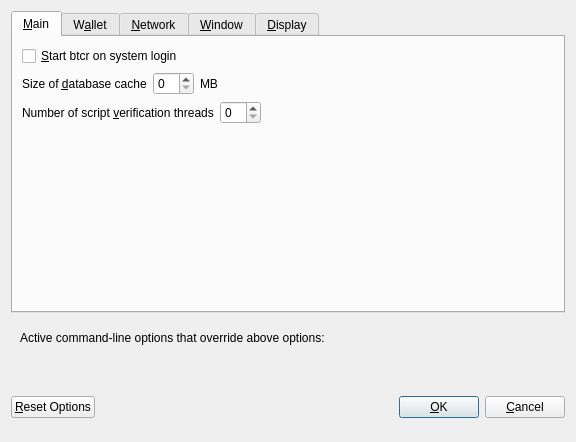
<?xml version="1.0" encoding="UTF-8"?>
<ui version="4.0">
 <class>OptionsDialog</class>
 <widget class="QDialog" name="OptionsDialog">
  <property name="geometry">
   <rect>
    <x>0</x>
    <y>0</y>
    <width>576</width>
    <height>442</height>
   </rect>
  </property>
  <property name="windowTitle">
   <string>Options</string>
  </property>
  <property name="modal">
   <bool>true</bool>
  </property>
  <layout class="QVBoxLayout" name="verticalLayout">
   <item>
    <widget class="QTabWidget" name="tabWidget">
     <property name="currentIndex">
      <number>0</number>
     </property>
     <widget class="QWidget" name="tabMain">
      <attribute name="title">
       <string>&amp;Main</string>
      </attribute>
      <layout class="QVBoxLayout" name="verticalLayout_Main">
       <item>
        <widget class="QCheckBox" name="bitcoinAtStartup">
         <property name="toolTip">
          <string>Automatically start btcr after logging in to the system.</string>
         </property>
         <property name="text">
          <string>&amp;Start btcr on system login</string>
         </property>
        </widget>
       </item>
       <item>
        <layout class="QHBoxLayout" name="horizontalLayout_2_Main">
         <item>
          <widget class="QLabel" name="databaseCacheLabel">
           <property name="text">
            <string>Size of &amp;database cache</string>
           </property>
           <property name="textFormat">
            <enum>Qt::PlainText</enum>
           </property>
           <property name="buddy">
            <cstring>databaseCache</cstring>
           </property>
          </widget>
         </item>
         <item>
          <widget class="QSpinBox" name="databaseCache"/>
         </item>
         <item>
          <widget class="QLabel" name="databaseCacheUnitLabel">
           <property name="text">
            <string>MB</string>
           </property>
           <property name="textFormat">
            <enum>Qt::PlainText</enum>
           </property>
          </widget>
         </item>
         <item>
          <spacer name="horizontalSpacer_2_Main">
           <property name="orientation">
            <enum>Qt::Horizontal</enum>
           </property>
           <property name="sizeHint" stdset="0">
            <size>
             <width>40</width>
             <height>20</height>
            </size>
           </property>
          </spacer>
         </item>
        </layout>
       </item>
       <item>
        <layout class="QHBoxLayout" name="horizontalLayout_3_Main">
         <item>
          <widget class="QLabel" name="threadsScriptVerifLabel">
           <property name="text">
            <string>Number of script &amp;verification threads</string>
           </property>
           <property name="textFormat">
            <enum>Qt::PlainText</enum>
           </property>
           <property name="buddy">
            <cstring>threadsScriptVerif</cstring>
           </property>
          </widget>
         </item>
         <item>
          <widget class="QSpinBox" name="threadsScriptVerif">
           <property name="toolTip">
            <string>(0 = auto, &lt;0 = leave that many cores free)</string>
           </property>
          </widget>
         </item>
         <item>
          <spacer name="horizontalSpacer_3_Main">
           <property name="orientation">
            <enum>Qt::Horizontal</enum>
           </property>
           <property name="sizeHint" stdset="0">
            <size>
             <width>40</width>
             <height>20</height>
            </size>
           </property>
          </spacer>
         </item>
        </layout>
       </item>
       <item>
        <spacer name="verticalSpacer_2">
         <property name="orientation">
          <enum>Qt::Vertical</enum>
         </property>
         <property name="sizeHint" stdset="0">
          <size>
           <width>20</width>
           <height>40</height>
          </size>
         </property>
        </spacer>
       </item>
      </layout>
     </widget>
     <widget class="QWidget" name="tabWallet">
      <attribute name="title">
       <string>W&amp;allet</string>
      </attribute>
      <layout class="QVBoxLayout" name="verticalLayout_Wallet">
       <item>
        <layout class="QHBoxLayout" name="horizontalLayout_2_Wallet">
         <item>
          <widget class="QLabel" name="labelStakeSplitThresholdText">
           <property name="text">
            <string>Stake split threshold:</string>
           </property>
          </widget>
         </item>
         <item>
          <widget class="QSpinBox" name="spinBoxStakeSplitThreshold">
           <property name="minimum">
            <number>1</number>
           </property>
           <property name="maximum">
            <number>999999</number>
           </property>
          </widget>
         </item>
        </layout>
       </item>
       <item>
        <widget class="QGroupBox" name="groupBox">
         <property name="title">
          <string>Expert</string>
         </property>
         <layout class="QVBoxLayout" name="verticalLayout_2">
          <item>
           <widget class="QCheckBox" name="coinControlFeatures">
            <property name="toolTip">
             <string>Whether to show coin control features or not.</string>
            </property>
            <property name="text">
             <string>Enable coin &amp;control features</string>
            </property>
           </widget>
          </item>
          <item>
           <widget class="QCheckBox" name="showMasternodesTab">
            <property name="toolTip">
             <string>Show additional tab listing all your masternodes in first sub-tab&lt;br/&gt;and all masternodes on the network in second sub-tab.</string>
            </property>
            <property name="text">
             <string>Show Masternodes Tab</string>
            </property>
           </widget>
          </item>
          <item>
           <widget class="QCheckBox" name="spendZeroConfChange">
            <property name="toolTip">
             <string>If you disable the spending of unconfirmed change, the change from a transaction&lt;br/&gt;cannot be used until that transaction has at least one confirmation.&lt;br/&gt;This also affects how your balance is computed.</string>
            </property>
            <property name="text">
             <string>&amp;Spend unconfirmed change</string>
            </property>
           </widget>
          </item>
         </layout>
        </widget>
       </item>
       <item>
        <spacer name="verticalSpacer_Wallet">
         <property name="orientation">
          <enum>Qt::Vertical</enum>
         </property>
         <property name="sizeHint" stdset="0">
          <size>
           <width>20</width>
           <height>40</height>
          </size>
         </property>
        </spacer>
       </item>
      </layout>
     </widget>
     <widget class="QWidget" name="tabNetwork">
      <attribute name="title">
       <string>&amp;Network</string>
      </attribute>
      <layout class="QVBoxLayout" name="verticalLayout_Network">
       <item>
        <widget class="QCheckBox" name="mapPortUpnp">
         <property name="toolTip">
          <string>Automatically open the btcr client port on the router. This only works when your router supports UPnP and it is enabled.</string>
         </property>
         <property name="text">
          <string>Map port using &amp;UPnP</string>
         </property>
        </widget>
       </item>
       <item>
        <widget class="QCheckBox" name="allowIncoming">
         <property name="toolTip">
          <string>Accept connections from outside</string>
         </property>
         <property name="text">
          <string>Allow incoming connections</string>
         </property>
        </widget>
       </item>
       <item>
        <widget class="QCheckBox" name="connectSocks">
         <property name="toolTip">
          <string>Connect to the btcr network through a SOCKS5 proxy.</string>
         </property>
         <property name="text">
          <string>&amp;Connect through SOCKS5 proxy (default proxy):</string>
         </property>
        </widget>
       </item>
       <item>
        <layout class="QHBoxLayout" name="horizontalLayout_1_Network">
         <item>
          <widget class="QLabel" name="proxyIpLabel">
           <property name="text">
            <string>Proxy &amp;IP:</string>
           </property>
           <property name="textFormat">
            <enum>Qt::PlainText</enum>
           </property>
           <property name="buddy">
            <cstring>proxyIp</cstring>
           </property>
          </widget>
         </item>
         <item>
          <widget class="QValidatedLineEdit" name="proxyIp">
           <property name="minimumSize">
            <size>
             <width>140</width>
             <height>0</height>
            </size>
           </property>
           <property name="maximumSize">
            <size>
             <width>140</width>
             <height>16777215</height>
            </size>
           </property>
           <property name="toolTip">
            <string>IP address of the proxy (e.g. IPv4: 127.0.0.1 / IPv6: ::1)</string>
           </property>
          </widget>
         </item>
         <item>
          <widget class="QLabel" name="proxyPortLabel">
           <property name="text">
            <string>&amp;Port:</string>
           </property>
           <property name="textFormat">
            <enum>Qt::PlainText</enum>
           </property>
           <property name="buddy">
            <cstring>proxyPort</cstring>
           </property>
          </widget>
         </item>
         <item>
          <widget class="QLineEdit" name="proxyPort">
           <property name="minimumSize">
            <size>
             <width>55</width>
             <height>0</height>
            </size>
           </property>
           <property name="maximumSize">
            <size>
             <width>55</width>
             <height>16777215</height>
            </size>
           </property>
           <property name="toolTip">
            <string>Port of the proxy (e.g. 9050)</string>
           </property>
          </widget>
         </item>
         <item>
          <spacer name="horizontalSpacer_1_Network">
           <property name="orientation">
            <enum>Qt::Horizontal</enum>
           </property>
           <property name="sizeHint" stdset="0">
            <size>
             <width>40</width>
             <height>20</height>
            </size>
           </property>
          </spacer>
         </item>
        </layout>
       </item>
       <item>
        <spacer name="verticalSpacer_Network">
         <property name="orientation">
          <enum>Qt::Vertical</enum>
         </property>
         <property name="sizeHint" stdset="0">
          <size>
           <width>20</width>
           <height>40</height>
          </size>
         </property>
        </spacer>
       </item>
      </layout>
     </widget>
     <widget class="QWidget" name="tabWindow">
      <attribute name="title">
       <string>&amp;Window</string>
      </attribute>
      <layout class="QVBoxLayout" name="verticalLayout_Window">
       <item>
        <widget class="QCheckBox" name="minimizeToTray">
         <property name="toolTip">
          <string>Show only a tray icon after minimizing the window.</string>
         </property>
         <property name="text">
          <string>&amp;Minimize to the tray instead of the taskbar</string>
         </property>
        </widget>
       </item>
       <item>
        <widget class="QCheckBox" name="minimizeOnClose">
         <property name="toolTip">
          <string>Minimize instead of exit the application when the window is closed. When this option is enabled, the application will be closed only after selecting Quit in the menu.</string>
         </property>
         <property name="text">
          <string>M&amp;inimize on close</string>
         </property>
        </widget>
       </item>
       <item>
        <spacer name="verticalSpacer_Window">
         <property name="orientation">
          <enum>Qt::Vertical</enum>
         </property>
         <property name="sizeHint" stdset="0">
          <size>
           <width>20</width>
           <height>40</height>
          </size>
         </property>
        </spacer>
       </item>
      </layout>
     </widget>
     <widget class="QWidget" name="tabDisplay">
      <attribute name="title">
       <string>&amp;Display</string>
      </attribute>
      <layout class="QVBoxLayout" name="verticalLayout_Display">
       <item>
        <layout class="QHBoxLayout" name="horizontalLayout_1_Display">
         <item>
          <widget class="QLabel" name="langLabel">
           <property name="text">
            <string>User Interface &amp;language:</string>
           </property>
           <property name="textFormat">
            <enum>Qt::PlainText</enum>
           </property>
           <property name="buddy">
            <cstring>lang</cstring>
           </property>
          </widget>
         </item>
         <item>
          <widget class="QValueComboBox" name="lang">
           <property name="toolTip">
            <string>The user interface language can be set here. This setting will take effect after restarting btcr.</string>
           </property>
          </widget>
         </item>
        </layout>
       </item>
       <item>
        <widget class="QLabel" name="label_3">
         <property name="toolTip">
          <string notr="true"/>
         </property>
         <property name="statusTip">
          <string notr="true"/>
         </property>
         <property name="whatsThis">
          <string notr="true"/>
         </property>
         <property name="accessibleName">
          <string notr="true"/>
         </property>
         <property name="text">
          <string>Language missing or translation incomplete? Help contributing translations here:
https://www.transifex.com/btcr/btcr-translations</string>
         </property>
         <property name="wordWrap">
          <bool>true</bool>
         </property>
         <property name="openExternalLinks">
          <bool>true</bool>
         </property>
         <property name="textInteractionFlags">
          <set>Qt::TextBrowserInteraction</set>
         </property>
        </widget>
       </item>
       <item>
        <layout class="QHBoxLayout" name="horizontalLayout_4_Display" stretch="0,0">
         <item>
          <widget class="QLabel" name="themeLabel">
           <property name="text">
            <string>User Interface Theme:</string>
           </property>
          </widget>
         </item>
         <item>
          <widget class="QValueComboBox" name="theme"/>
         </item>
        </layout>
       </item>
       <item>
        <widget class="Line" name="line">
         <property name="orientation">
          <enum>Qt::Horizontal</enum>
         </property>
        </widget>
       </item>
       <item>
        <layout class="QHBoxLayout" name="horizontalLayout_2_Display">
         <item>
          <widget class="QLabel" name="unitLabel">
           <property name="text">
            <string>&amp;Unit to show amounts in:</string>
           </property>
           <property name="textFormat">
            <enum>Qt::PlainText</enum>
           </property>
           <property name="buddy">
            <cstring>unit</cstring>
           </property>
          </widget>
         </item>
         <item>
          <widget class="QValueComboBox" name="unit">
           <property name="toolTip">
            <string>Choose the default subdivision unit to show in the interface and when sending coins.</string>
           </property>
          </widget>
         </item>
        </layout>
       </item>
       <item>
        <layout class="QHBoxLayout" name="horizontalLayout_5_Display">
         <item>
          <widget class="QLabel" name="digitsLabel">
           <property name="text">
            <string>Decimal digits</string>
           </property>
          </widget>
         </item>
         <item>
          <widget class="QValueComboBox" name="digits"/>
         </item>
        </layout>
       </item>
       <item>
        <widget class="QCheckBox" name="checkBoxHideZeroBalances">
         <property name="toolTip">
          <string>Hide empty balances</string>
         </property>
         <property name="layoutDirection">
          <enum>Qt::LeftToRight</enum>
         </property>
         <property name="text">
          <string>Hide empty balances</string>
         </property>
        </widget>
       </item>
       <item>
        <layout class="QHBoxLayout" name="horizontalLayout_3_Display">
         <item>
          <widget class="QLabel" name="thirdPartyTxUrlsLabel">
           <property name="toolTip">
            <string>Third party URLs (e.g. a block explorer) that appear in the transactions tab as context menu items. %s in the URL is replaced by transaction hash. Multiple URLs are separated by vertical bar |.</string>
           </property>
           <property name="text">
            <string>Third party transaction URLs</string>
           </property>
           <property name="buddy">
            <cstring>thirdPartyTxUrls</cstring>
           </property>
          </widget>
         </item>
         <item>
          <widget class="QLineEdit" name="thirdPartyTxUrls">
           <property name="toolTip">
            <string>Third party URLs (e.g. a block explorer) that appear in the transactions tab as context menu items. %s in the URL is replaced by transaction hash. Multiple URLs are separated by vertical bar |.</string>
           </property>
          </widget>
         </item>
        </layout>
       </item>
       <item>
        <spacer name="verticalSpacer">
         <property name="orientation">
          <enum>Qt::Vertical</enum>
         </property>
         <property name="sizeHint" stdset="0">
          <size>
           <width>20</width>
           <height>40</height>
          </size>
         </property>
        </spacer>
       </item>
      </layout>
     </widget>
    </widget>
   </item>
   <item>
    <widget class="QFrame" name="frame">
     <layout class="QVBoxLayout" name="verticalLayout_Bottom">
      <item>
       <layout class="QHBoxLayout" name="horizontalLayout_Bottom">
        <item>
         <widget class="QLabel" name="overriddenByCommandLineInfoLabel">
          <property name="text">
           <string>Active command-line options that override above options:</string>
          </property>
          <property name="textFormat">
           <enum>Qt::PlainText</enum>
          </property>
         </widget>
        </item>
        <item>
         <spacer name="horizontalSpacer_Bottom">
          <property name="orientation">
           <enum>Qt::Horizontal</enum>
          </property>
          <property name="sizeHint" stdset="0">
           <size>
            <width>40</width>
            <height>20</height>
           </size>
          </property>
         </spacer>
        </item>
       </layout>
      </item>
      <item>
       <widget class="QLabel" name="overriddenByCommandLineLabel">
        <property name="text">
         <string/>
        </property>
        <property name="textFormat">
         <enum>Qt::PlainText</enum>
        </property>
        <property name="wordWrap">
         <bool>true</bool>
        </property>
       </widget>
      </item>
     </layout>
    </widget>
   </item>
   <item>
    <layout class="QHBoxLayout" name="horizontalLayout_Buttons">
     <item>
      <widget class="QPushButton" name="resetButton">
       <property name="toolTip">
        <string>Reset all client options to default.</string>
       </property>
       <property name="text">
        <string>&amp;Reset Options</string>
       </property>
       <property name="autoDefault">
        <bool>false</bool>
       </property>
      </widget>
     </item>
     <item>
      <spacer name="horizontalSpacer_1">
       <property name="orientation">
        <enum>Qt::Horizontal</enum>
       </property>
       <property name="sizeHint" stdset="0">
        <size>
         <width>40</width>
         <height>48</height>
        </size>
       </property>
      </spacer>
     </item>
     <item>
      <widget class="QLabel" name="statusLabel">
       <property name="minimumSize">
        <size>
         <width>200</width>
         <height>0</height>
        </size>
       </property>
       <property name="font">
        <font>
         <weight>75</weight>
         <bold>true</bold>
        </font>
       </property>
       <property name="text">
        <string/>
       </property>
       <property name="textFormat">
        <enum>Qt::PlainText</enum>
       </property>
       <property name="wordWrap">
        <bool>true</bool>
       </property>
      </widget>
     </item>
     <item>
      <spacer name="horizontalSpacer_2">
       <property name="orientation">
        <enum>Qt::Horizontal</enum>
       </property>
       <property name="sizeHint" stdset="0">
        <size>
         <width>40</width>
         <height>48</height>
        </size>
       </property>
      </spacer>
     </item>
     <item>
      <widget class="QPushButton" name="okButton">
       <property name="text">
        <string>&amp;OK</string>
       </property>
       <property name="autoDefault">
        <bool>false</bool>
       </property>
       <property name="default">
        <bool>true</bool>
       </property>
      </widget>
     </item>
     <item>
      <widget class="QPushButton" name="cancelButton">
       <property name="text">
        <string>&amp;Cancel</string>
       </property>
       <property name="autoDefault">
        <bool>false</bool>
       </property>
      </widget>
     </item>
    </layout>
   </item>
  </layout>
 </widget>
 <customwidgets>
  <customwidget>
   <class>QValidatedLineEdit</class>
   <extends>QLineEdit</extends>
   <header>qvalidatedlineedit.h</header>
  </customwidget>
  <customwidget>
   <class>QValueComboBox</class>
   <extends>QComboBox</extends>
   <header>qvaluecombobox.h</header>
  </customwidget>
 </customwidgets>
 <resources/>
 <connections/>
</ui>
